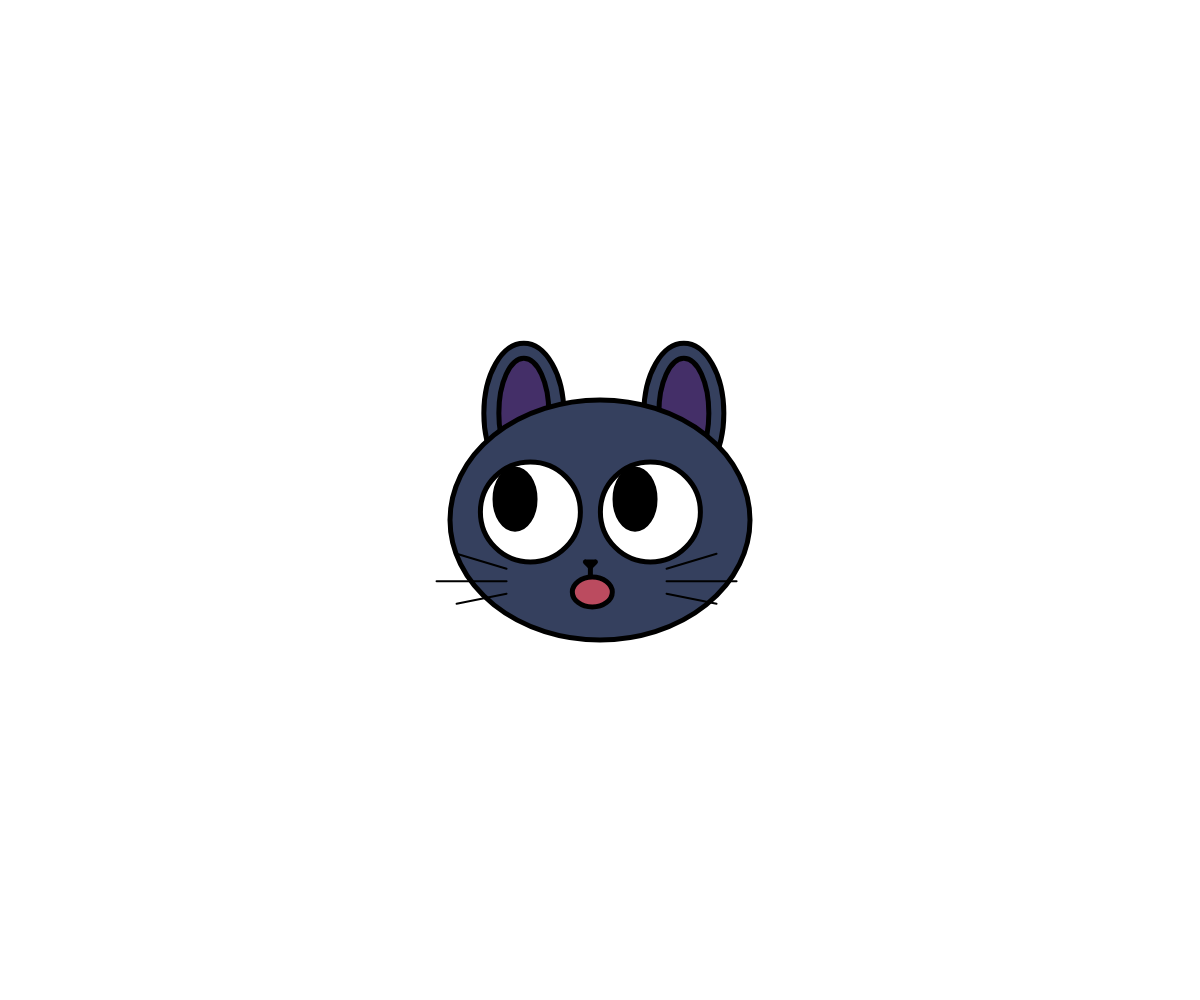
Frame 1 (no input)
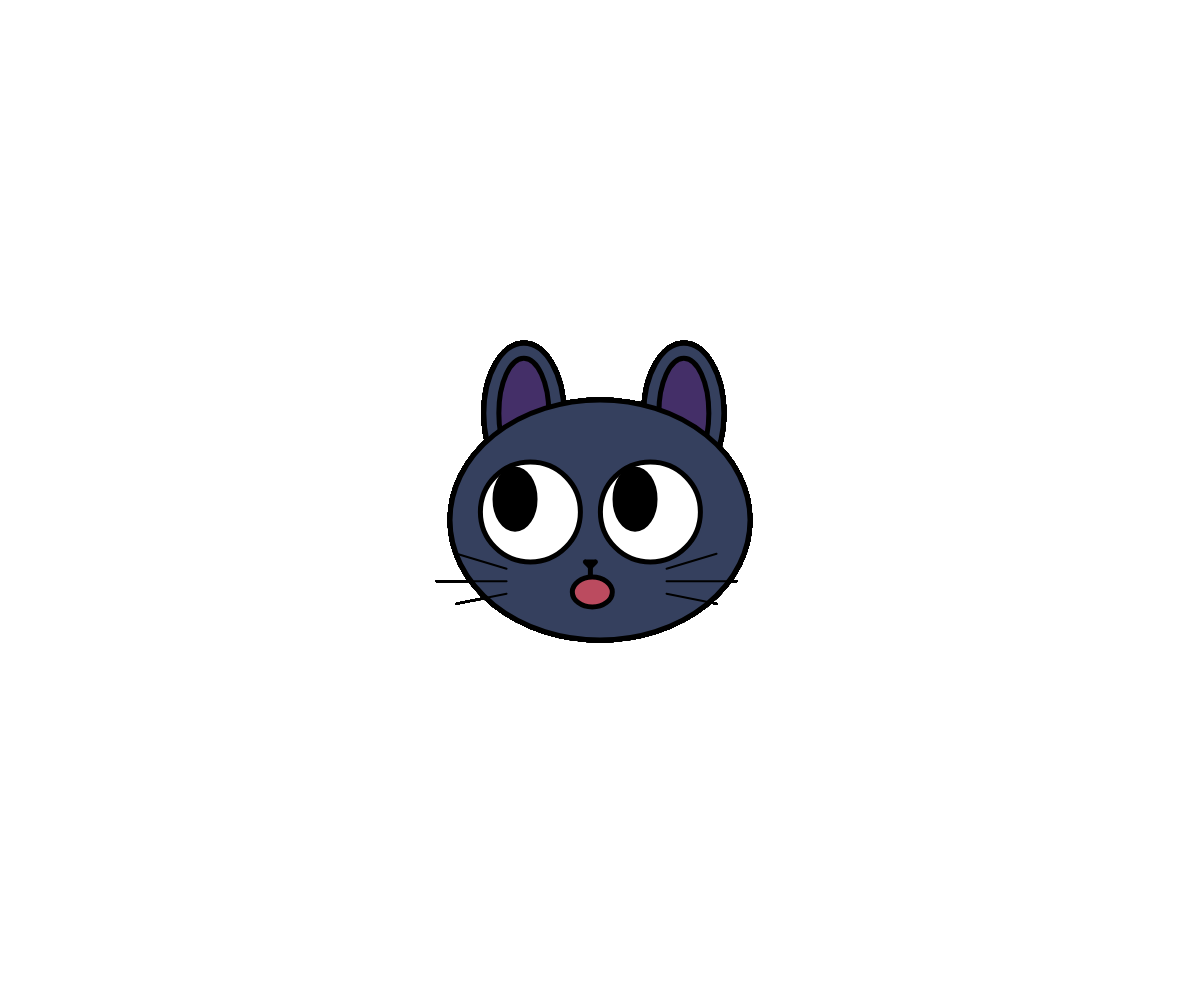
Frame 60 (no input)
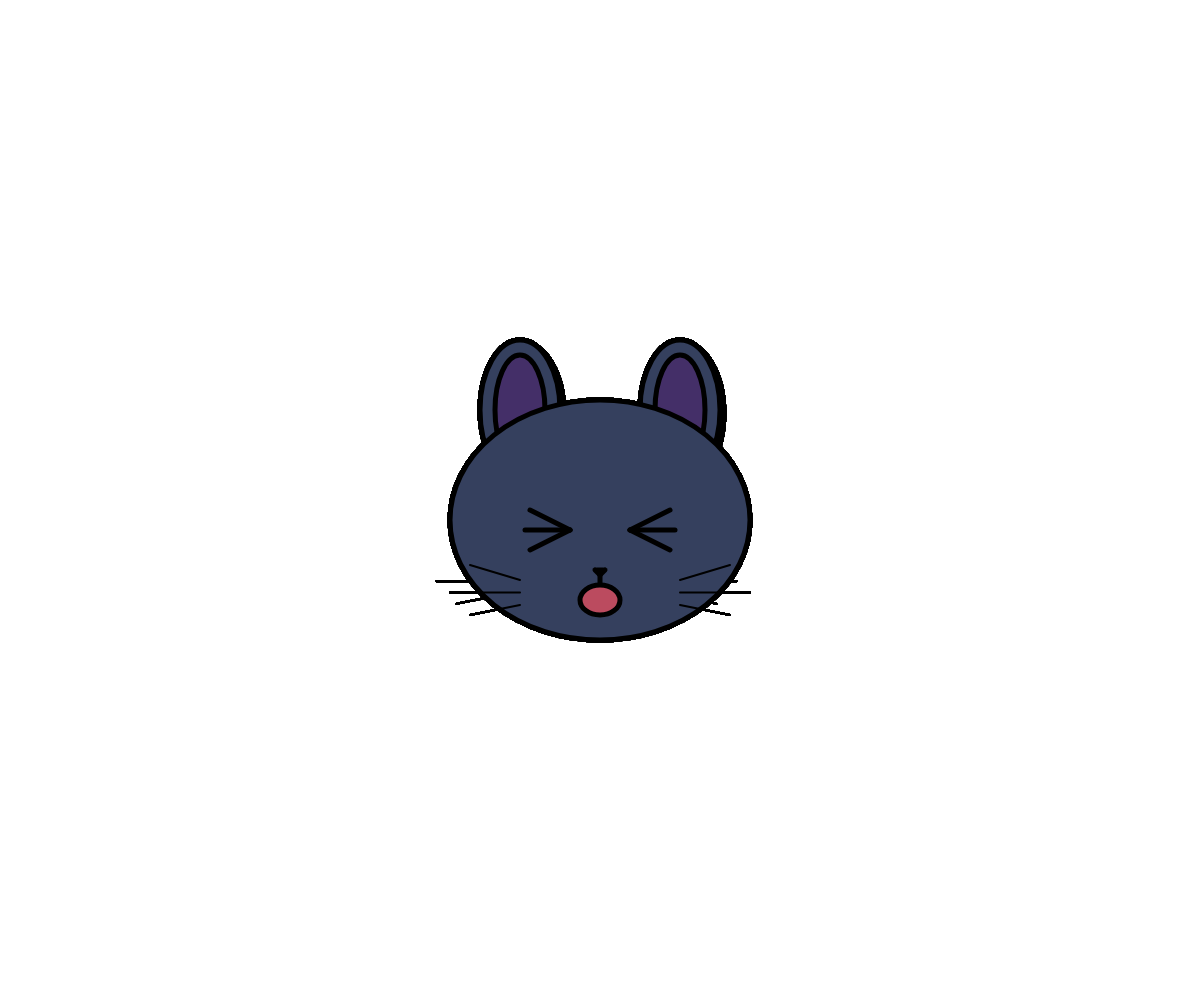
Frame 120 (the mouse pressed at the canvas centre since frame 60)

The p5.js sketch that drew these frames (run headless with seeded random() and noise() and a simulated clock; from frame 60 on, the mouse is pressed at the canvas centre):

// p5.js sketch
// ── sketch.js
function setup() {
  createCanvas(windowWidth, windowHeight);
  // noCursor();
}

function draw() {
  face(width/2, height/2);
  // butterfly();
}

function butterfly() {
  strokeWeight(3);
  push();
    translate(mouseX, mouseY);
    fill("rgb(243,224,118)");
    ellipse(-12, 10, 20, 20);
    ellipse(-15, -10, 28, 28);
    ellipse(12, 10, 20, 20);
    ellipse(15, -10, 28, 28);
    strokeWeight(10);
    line(0, -15, 0, 15);
    strokeWeight(3);
    noFill();
    arc(0, -25, 15, 15, -45, 180);
  pop();
}

function face(x, y) {
  push();
  
    translate(x, y);
  
    let center = createVector(x, y);
    let mouse = createVector(mouseX, mouseY);
    let move = p5.Vector.sub(mouse, center);
    move.mult(0.2);
    move.limit(25);
  
    let pupilMove = move.copy();
    pupilMove.limit(20);
  
    let eyeMove = move.copy();
    eyeMove.mult(0.5);
  
    let noseMove = move.copy();
    noseMove.mult(0.5);
  
    let mouthMove = move.copy();
    mouthMove.mult(0.4);

    let whiskersMove = move.copy();
    whiskersMove.mult(0.7);  
  
    let earMove = move.copy();
    earMove.mult(-0.2);
  
  
    strokeWeight(5);
    

  
    // ears
    push();
      translate(earMove.x, earMove.y);
      fill("rgb(53,64,94)");
      ellipse(-80, -90, 80, 140);
      ellipse(80, -90, 80, 140);
      fill("#442F68");
      ellipse(-80, -90, 50, 110);
      ellipse(80, -90, 50, 110);
    pop();
  
    // face
    fill("rgb(53,64,94)");
    ellipse(0, 20, 300, 240);
  
    // eyes
    push();
      translate(eyeMove.x, eyeMove.y);
  
      if(mouseIsPressed) {
         // closedEyes
        line(-30, 30, -75, 30);
        line(-30, 30, -70, 50);
        line(-30, 30, -70, 10);
        line(30, 30, 75, 30);
        line(30, 30, 70, 50);
        line(30, 30, 70, 10);
      } else {
        //eyes
        fill("white");
        ellipse(-60, 20, 100, 100);
        ellipse(60, 20, 100, 100);
        // pupil
        push();
          translate(pupilMove.x, pupilMove.y);
          fill("rgb(0,0,0)");
          ellipse(60, 20, 40, 60);
          ellipse(-60, 20, 40, 60);
        pop(); 
      }
  
    pop();
  
    // nose
    push();
      translate(noseMove.x, noseMove.y);
      line(-3, 70, 3, 70);
      line(0, 75, -5, 70);
      line(0, 75, 5, 70);
      line(0, 75, 0, 90);
    pop();
  
    // mouth
    push();
      translate(mouthMove.x, noseMove.y);
      fill("rgb(187,75,95)");
      ellipse(0, 100, 40, 30);
    pop();
  
    // whiskers
    push();
      translate(whiskersMove.x, whiskersMove.y);
      strokeWeight(2);
      line(-80, 80, -130, 65);
      line(-80, 92.5, -150, 92.5);
      line(-80, 105, -130, 115);
      line(80, 80, 130, 65);
      line(80, 92.5, 150, 92.5);
      line(80, 105, 130, 115);
    pop();
  
  pop();
  
}
